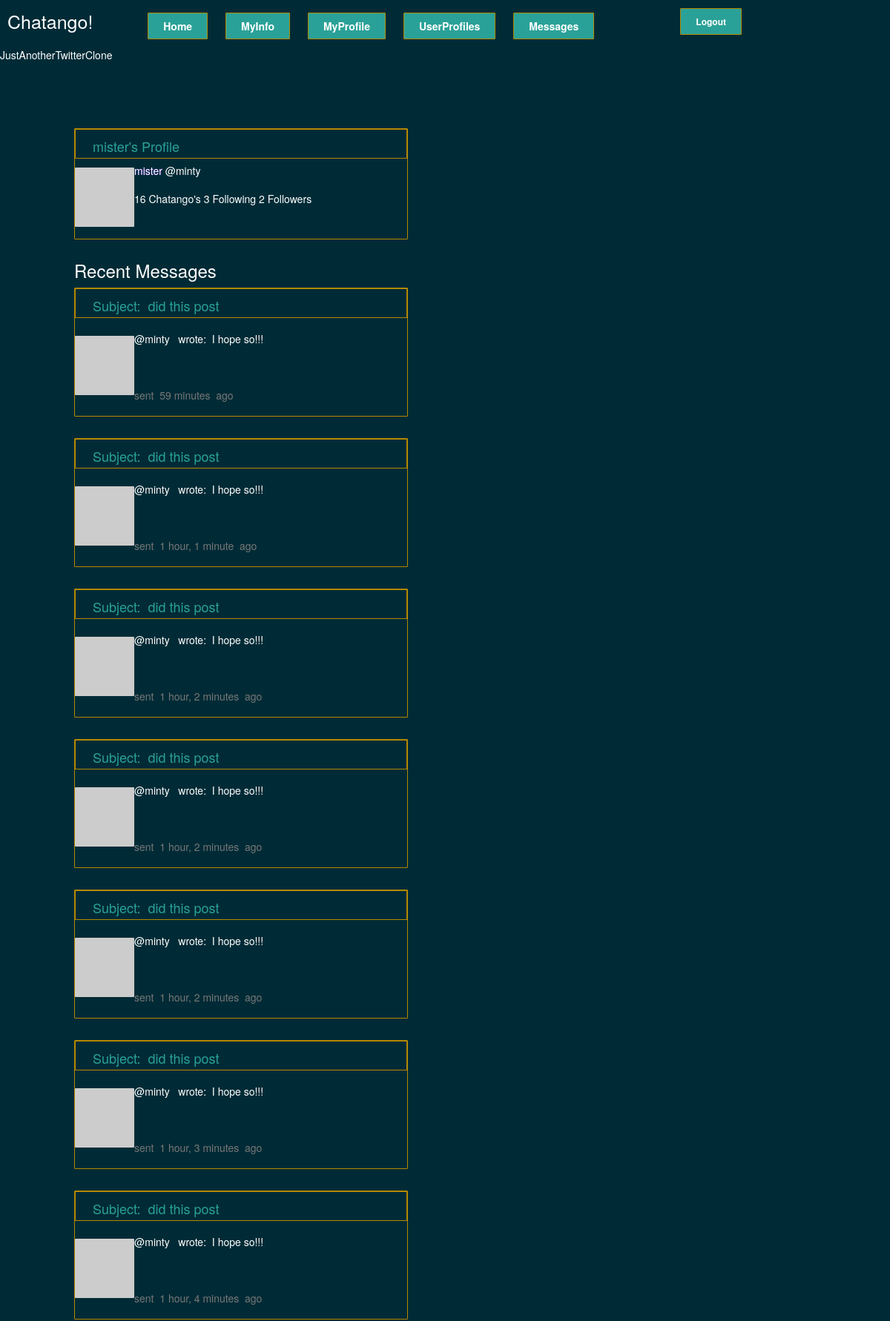
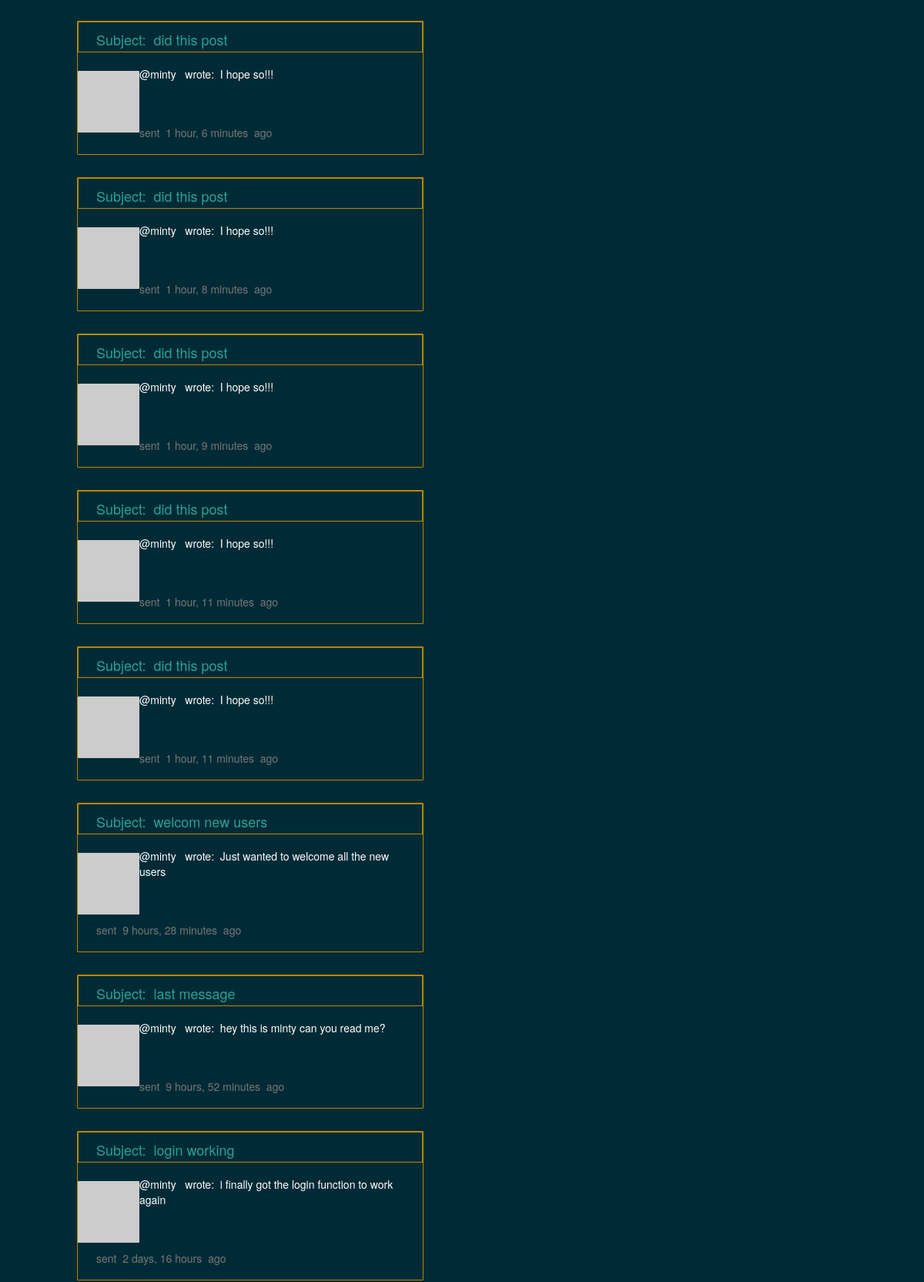
Screenshot of /users/minty/ (signed in, upper part) with the database file from the repository (2 pictures, top to bottom).
### chats/models.py (models this page shows, shortened)
class Profile(models.Model):
    fname = models.CharField(max_length=50, verbose_name="FirstName")
    lname = models.CharField(max_length=50, verbose_name="LastName")
    username = models.CharField(max_length=50, verbose_name="Username")
    phone = models.CharField(max_length=20, verbose_name="Phone number", null=True, default=None, blank=True)
    dateofbirth = models.DateField(null=True, verbose_name="DateofBirth", default=None, blank=True)
    last_connection = models.DateTimeField(verbose_name="DateofLastConnection", null=True, default=None, blank=True)
    email = models.EmailField(null=True, verbose_name="Email")
    datecreated = models.DateTimeField(verbose_name="datecreated",auto_now_add=True)
    follows = models.ManyToManyField('self', blank=True, related_name='followed_by', symmetrical=False)
    user = models.OneToOneField(settings.AUTH_USER_MODEL,related_name="profile", verbose_name="user", on_delete=models.CASCADE)
    image = models.FileField(null=True, blank=True, default=None)

class Spam(models.Model):
    user = models.ForeignKey(User, on_delete=models.CASCADE)
    subject = models.CharField(max_length=50)
    content = models.CharField(max_length=140, verbose_name="Message")
    timestamp = models.DateTimeField(auto_now_add=True)
    class Meta:
        ordering = ['-timestamp']

### chats/views.py (the view, shortened to what this page needs)
# urls.py: url(r'^users/(?P<username>\w{0,30})/$', 'chats.views.users'),
@login_required
def users(request,  username="", spam_form=None):
    if username:
        try:
            user = User.objects.get(username=username)
        except User.DoesNotExist:
            raise Http404
        messages = Spam.objects.filter(user=user.id)
        if username == request.user.username or request.user.profile.follows.filter(username=username):
            return render(request, 'user.html', {'user': user, 'messages': messages, })
        return render(request, 'user.html', {'user': user, 'messages': messages, 'follow': True, })

### chats/templates/user.html (shortened to what this page needs)
{% extends "base.html" %}
{% block login %}
    {% with user.username as username %}
        {{ block.super }}
    {% endwith %}
{% endblock %}
{% block content %}
    <div class="panel left">
        <h1>{{ user.first_name }}'s Profile</h1>
        <div class="textWrapper">
            <a href="/users/{{ user.username }}">
                <img class="avatar" src="http://www.robohash.org/{{ user.username }}?size=75x75">
                <span class="name">{{ user.first_name }}</span>
            </a>
                @{{ user.username }}
              <p>
                {{ messages.count }} Chatango's
                <span class="spacing">{{ user.profile.follows.all.count }} Following</span>
                <span class="spacing">{{ user.profile.followed_by.all.count }} Followers</span>
              </p>
        </div>
    </div>
    <div class="recentmessages">
      <h3>Recent Messages</h3>
    </div>
    {% for message in messages %}
        <div class="panel left">
            <h1>Subject: &nbsp{{ message.subject }}</h1>
            <div class="textWrapper">
              <div class="card flex-row flex-wrap">
                   <div class="card-header border">
                         <img class="avatar" src='http://www.robohash.org/{{ message.user.username }}?size=65x65'>
                   </div>
                   <div class="card-block px-2">
          <p class="card-text">@{{ message.user.username }} &nbsp wrote: &nbsp{{ message.content }}</p>
                   </div>
                   <div class="card-footer w-100 text-muted"><br>
                      <p> sent &nbsp{{ message.timestamp|timesince }}&nbsp ago
                   </div>
               </div>
            </div>
        </div>
    {% endfor %}
{% endblock %}

### chats/templates/base.html (style rules this page uses)
body { background-color: #002B36; margin: 0; padding: 0; border-color: #B58900 color: #002B36; }
a { text-decoration: none; color: white; text-shadow: #6610f2 0 0 1px; }
#content div.wrapper img { border-radius: 1px; float: left; }
#content div.wrapper div.panel { border: 1px solid #B58900; background-color:#002B36; margin: 0; margin-bottom: 29px; border-radius: 1px; font-size: 14px; }
#content div.wrapper div.panel.left { width: 450px; border: 1px solid #B58900; max-height: 500px; min-height: 150px; }
#content div.wrapper div.panel.left h1 { color: #2AA198; background-color: #002B36; }
#content div.wrapper div.panel * { margin: 6px 0; }
#content div.wrapper div.panel h1 { border: 1px solid #B58900; margin: 0px 0; font-weight: normal; font-size: 18px; padding: 13px 23px; height: 40px; }
#content div.wrapper div.panel p { padding: 0 24px; margin: 18px 0; }

### rows the page displays
Spam: subject "did this post", user.username "minty", content "I hope so!!!", timestamp "59 minutes"
Spam: subject "did this post", user.username "minty", content "I hope so!!!", timestamp "1 hour, 1 minute"
Spam: subject "did this post", user.username "minty", content "I hope so!!!", timestamp "1 hour, 2 minutes"
Spam: subject "did this post", user.username "minty", content "I hope so!!!", timestamp "1 hour, 2 minutes"
Spam: subject "did this post", user.username "minty", content "I hope so!!!", timestamp "1 hour, 2 minutes"
Spam: subject "did this post", user.username "minty", content "I hope so!!!", timestamp "1 hour, 3 minutes"
Spam: subject "did this post", user.username "minty", content "I hope so!!!", timestamp "1 hour, 4 minutes"
Spam: subject "did this post", user.username "minty", content "I hope so!!!", timestamp "1 hour, 6 minutes"
Spam: subject "did this post", user.username "minty", content "I hope so!!!", timestamp "1 hour, 8 minutes"
Spam: subject "did this post", user.username "minty", content "I hope so!!!", timestamp "1 hour, 9 minutes"
Spam: subject "did this post", user.username "minty", content "I hope so!!!", timestamp "1 hour, 11 minutes"
Spam: subject "did this post", user.username "minty", content "I hope so!!!", timestamp "1 hour, 11 minutes"
Spam: subject "welcom new users", user.username "minty", content "Just wanted to welcome all the new users", timestamp "9 hours, 28 minutes"
Spam: subject "last message", user.username "minty", content "hey this is minty can you read me?", timestamp "9 hours, 52 minutes"
Spam: subject "login working", user.username "minty", content "i finally got the login function to work again", timestamp "2 days, 16 hours"

### other values shown
{{ user.first_name }} "mister"
{{ user.username }} "minty"
{{ messages.count }} "16"
{{ user.profile.follows.all.count }} "3"
{{ user.profile.followed_by.all.count }} "2"
